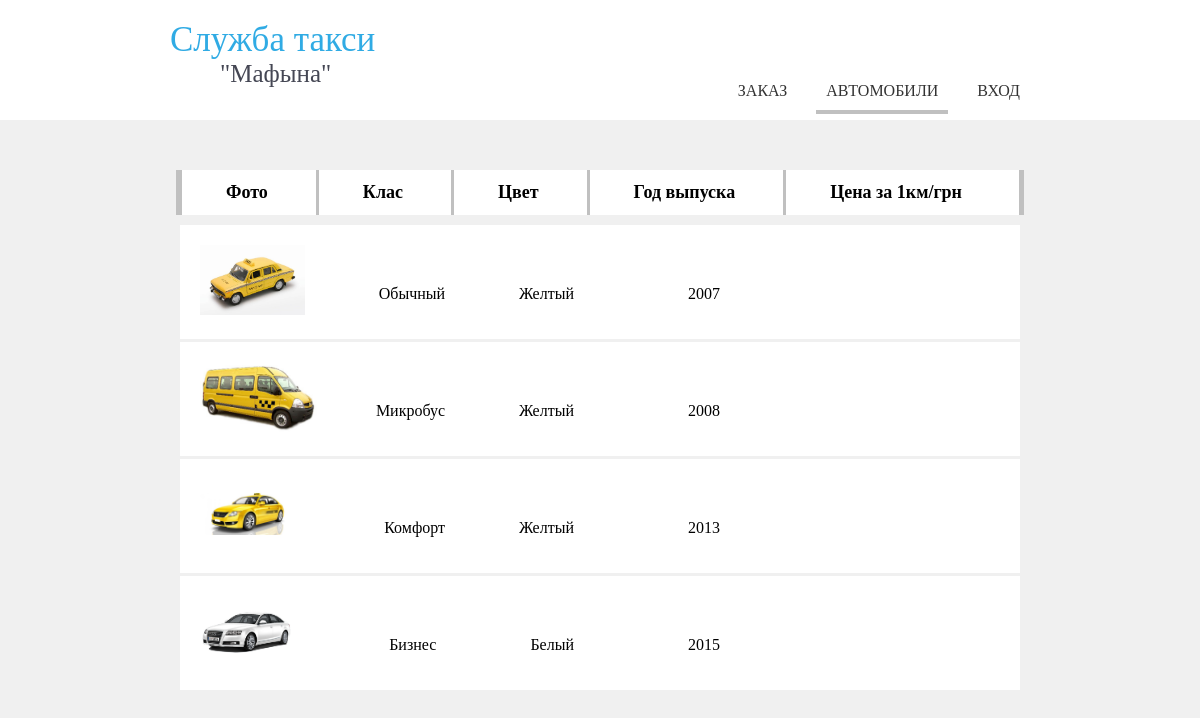
The app's page /cars.php with its own data.
### tables this page shows
CREATE TABLE `cars` (
  `gos_nomer` int(11) NOT NULL,
  `class` varchar(40) NOT NULL,
  `color` varchar(25) NOT NULL,
  `god_vipuska` int(11) NOT NULL,
  `img` varchar(50) NOT NULL,
  `tex_sostoanie` varchar(25) NOT NULL DEFAULT 'удовлетворительное'
);

### cars.php (the view, shortened to what this page needs)
<?
require_once 'include2.php';?>
<!DOCTYPE html>
<html lang="en">
<head>
</head>
<body>
    <? $f=2 ?>
    <div class="wrapper_all">
        <div class="head">
                  <div class="wrapper_head">
                    <div class="name_head">
                                      Служба такси</br>
                        <span style="margin-left:50px;" class="name_head_1" >"Мафына" </span>
                    </div>
                    <div class="link_head">
                        <ul class="link_head_1">
                            <li class="a<?if ($f==1) echo $f?>"> <a href="/"> ЗАКАЗ </a> </li>
                            <li class="a<?if ($f==2) echo $f?>"> <a href="cars.php"> АВТОМОБИЛИ</a> </li>
                            <li class="a<?if ($f==3) echo $f?>"> <a href="login.php"> ВХОД</a> </li>
                        </ul>
                    </div>
              </div>
        </div>
        <? $query4 = mysqli_query($connection, "SELECT * FROM `cars`"); ?>
        <div class="wrapper2">
            <ul class="name_cat">
                <li> Фото </li>
                <li> Клас </li>
                <li> Цвет </li>
                <li> Год выпуска </li>
                <li> Цена за 1км/грн </li>
            </ul>
        </div>
        <ul class="list_cars">
         <?  while( $arr3 = mysqli_fetch_assoc($query4)) {  ?>
        <li> <img src="<?echo $arr3['img']?>"/> <div class="wrapper3"> <span class="cars_texts"> <? echo $arr3['class'] ?>  </span>  <span class="cars_text"> <? echo $arr3['color'] ?> </span> <span class="cars_textss"><? echo $arr3['god_vipuska'] ?> </span> <span class="cars_textsss"><? echo $arr3['cena'] ?> </span></div> </li>
          <? } ?>
         </ul>
</div>

### cars.php (style rules this page uses)
* { padding: 0; margin: 0; font-family: Ubuntu; }
body { background-color:#F0F0F0; }
.head { height: 120px; margin: 0 auto; background-color: #FFF; position: relative; margin-bottom: 50px; }
.name_head { float: left; font-family: Ubuntu; font-size: 35px; color:#30ABE4; margin-top:20px; margin-left: 20px; }
.name_head_1 { color:#454754; font-size: 25px; }
.list_cars img { height: 70px; width: auto; }
.wrapper_head { width: 900px; height: 150px; margin: 0 auto; }
.link_head { float: right; margin-top: 8%; margin-right: 20px; }
.a { display: inline-block; margin-left: 15px; padding: 10px; }
.a1,.a2,.a3 { display: inline-block; border-bottom: 4px solid silver; margin-left: 15px; padding: 10px; }
.link_head ul li a { font-family:Ubuntu; font-size: 16px; text-decoration: none; color:#333333; }
.wrapper_all { background-color: #F0F0F0; }
.list_cars li { font-size: 16px; padding: 20px 20px; margin: 3px auto; width: 800px; background-color: #FFF; list-style-type: none; }
.name_cat li { display:inline-block; font-size: 18px; padding: 12px 44px; font-weight: bold; border-left: 3px solid #C0C0C0; }
.wrapper2 { border-right: 5px solid #C0C0C0; border-left: 3px solid #C0C0C0; margin: 10px auto; width: 840px; background-color: #FFF; }
.cars_text { margin-right: 110px; margin-left: 70px; }
.cars_textss { margin-right: 100px; }
.wrapper3 { float: right; margin-right: 100px; margin-top: 40px; }

### records on screen
cars: img (picture), class "Обычный", color "Желтый", god_vipuska "2007"
cars: img (picture), class "Микробус", color "Желтый", god_vipuska "2008"
cars: img (picture), class "Комфорт", color "Желтый", god_vipuska "2013"
cars: img (picture), class "Бизнес", color "Белый", god_vipuska "2015"
